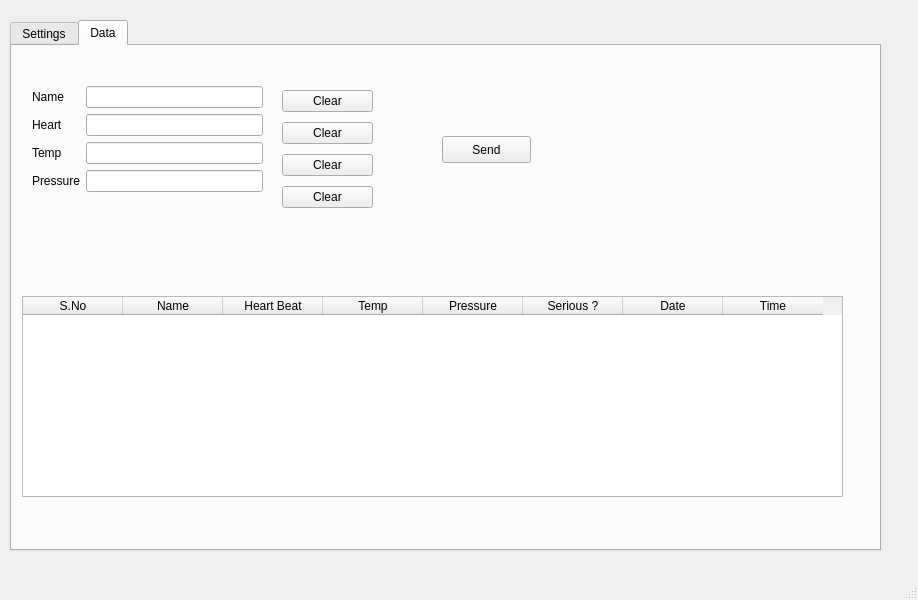
<?xml version="1.0" encoding="UTF-8"?>
<ui version="4.0">
 <class>MainWindow</class>
 <widget class="QMainWindow" name="MainWindow">
  <property name="geometry">
   <rect>
    <x>0</x>
    <y>0</y>
    <width>918</width>
    <height>600</height>
   </rect>
  </property>
  <property name="windowTitle">
   <string>Camp ID : 1</string>
  </property>
  <widget class="QWidget" name="centralwidget">
   <widget class="QTabWidget" name="tabWidget">
    <property name="geometry">
     <rect>
      <x>10</x>
      <y>20</y>
      <width>871</width>
      <height>531</height>
     </rect>
    </property>
    <property name="currentIndex">
     <number>1</number>
    </property>
    <widget class="QWidget" name="tab">
     <attribute name="title">
      <string>Settings</string>
     </attribute>
     <widget class="QTextBrowser" name="log">
      <property name="geometry">
       <rect>
        <x>45</x>
        <y>190</y>
        <width>791</width>
        <height>291</height>
       </rect>
      </property>
     </widget>
     <widget class="QWidget" name="formLayoutWidget">
      <property name="geometry">
       <rect>
        <x>50</x>
        <y>60</y>
        <width>160</width>
        <height>71</height>
       </rect>
      </property>
      <layout class="QFormLayout" name="formLayout_3">
       <property name="fieldGrowthPolicy">
        <enum>QFormLayout::AllNonFixedFieldsGrow</enum>
       </property>
       <item row="0" column="0">
        <widget class="QLabel" name="label">
         <property name="text">
          <string>IP</string>
         </property>
        </widget>
       </item>
       <item row="0" column="1">
        <widget class="QLineEdit" name="clientIp">
         <property name="text">
          <string>127.0.0.1</string>
         </property>
        </widget>
       </item>
       <item row="1" column="0">
        <widget class="QLabel" name="label_2">
         <property name="text">
          <string>Port</string>
         </property>
        </widget>
       </item>
       <item row="1" column="1">
        <widget class="QLineEdit" name="clientPort">
         <property name="text">
          <string>5001</string>
         </property>
        </widget>
       </item>
      </layout>
     </widget>
     <widget class="QPushButton" name="connect">
      <property name="geometry">
       <rect>
        <x>250</x>
        <y>80</y>
        <width>71</width>
        <height>27</height>
       </rect>
      </property>
      <property name="text">
       <string>Connect</string>
      </property>
     </widget>
     <widget class="QLabel" name="label_3">
      <property name="geometry">
       <rect>
        <x>60</x>
        <y>170</y>
        <width>58</width>
        <height>15</height>
       </rect>
      </property>
      <property name="text">
       <string>Log File</string>
      </property>
     </widget>
    </widget>
    <widget class="QWidget" name="tab_2">
     <attribute name="title">
      <string>Data</string>
     </attribute>
     <widget class="QWidget" name="formLayoutWidget_2">
      <property name="geometry">
       <rect>
        <x>20</x>
        <y>40</y>
        <width>231</width>
        <height>128</height>
       </rect>
      </property>
      <layout class="QFormLayout" name="formLayout_2">
       <item row="1" column="0">
        <widget class="QLabel" name="label_8">
         <property name="text">
          <string>Heart </string>
         </property>
        </widget>
       </item>
       <item row="1" column="1">
        <widget class="QLineEdit" name="heart"/>
       </item>
       <item row="2" column="0">
        <widget class="QLabel" name="label_9">
         <property name="text">
          <string>Temp</string>
         </property>
        </widget>
       </item>
       <item row="2" column="1">
        <widget class="QLineEdit" name="temp"/>
       </item>
       <item row="3" column="0">
        <widget class="QLabel" name="label_10">
         <property name="text">
          <string>Pressure</string>
         </property>
        </widget>
       </item>
       <item row="3" column="1">
        <widget class="QLineEdit" name="pressure"/>
       </item>
       <item row="0" column="0">
        <widget class="QLabel" name="label_11">
         <property name="text">
          <string>Name</string>
         </property>
        </widget>
       </item>
       <item row="0" column="1">
        <widget class="QLineEdit" name="name"/>
       </item>
      </layout>
     </widget>
     <widget class="QTableWidget" name="table">
      <property name="enabled">
       <bool>true</bool>
      </property>
      <property name="geometry">
       <rect>
        <x>10</x>
        <y>250</y>
        <width>821</width>
        <height>201</height>
       </rect>
      </property>
      <property name="editTriggers">
       <set>QAbstractItemView::NoEditTriggers</set>
      </property>
      <column>
       <property name="text">
        <string>S.No</string>
       </property>
      </column>
      <column>
       <property name="text">
        <string>Name</string>
       </property>
      </column>
      <column>
       <property name="text">
        <string>Heart Beat</string>
       </property>
      </column>
      <column>
       <property name="text">
        <string>Temp</string>
       </property>
      </column>
      <column>
       <property name="text">
        <string>Pressure</string>
       </property>
      </column>
      <column>
       <property name="text">
        <string>Serious ?</string>
       </property>
      </column>
      <column>
       <property name="text">
        <string>Date</string>
       </property>
      </column>
      <column>
       <property name="text">
        <string>Time</string>
       </property>
      </column>
     </widget>
     <widget class="QWidget" name="verticalLayoutWidget">
      <property name="geometry">
       <rect>
        <x>270</x>
        <y>40</y>
        <width>91</width>
        <height>128</height>
       </rect>
      </property>
      <layout class="QVBoxLayout" name="verticalLayout">
       <item>
        <widget class="QPushButton" name="clearName">
         <property name="text">
          <string>Clear</string>
         </property>
        </widget>
       </item>
       <item>
        <widget class="QPushButton" name="clearHeart">
         <property name="text">
          <string>Clear</string>
         </property>
        </widget>
       </item>
       <item>
        <widget class="QPushButton" name="clearTemp">
         <property name="text">
          <string>Clear</string>
         </property>
        </widget>
       </item>
       <item>
        <widget class="QPushButton" name="clearPressure">
         <property name="text">
          <string>Clear</string>
         </property>
        </widget>
       </item>
      </layout>
     </widget>
     <widget class="QPushButton" name="send">
      <property name="geometry">
       <rect>
        <x>430</x>
        <y>90</y>
        <width>89</width>
        <height>27</height>
       </rect>
      </property>
      <property name="text">
       <string>Send</string>
      </property>
     </widget>
    </widget>
   </widget>
  </widget>
  <widget class="QMenuBar" name="menubar">
   <property name="geometry">
    <rect>
     <x>0</x>
     <y>0</y>
     <width>918</width>
     <height>21</height>
    </rect>
   </property>
  </widget>
  <widget class="QStatusBar" name="statusbar"/>
 </widget>
 <resources/>
 <connections/>
</ui>
